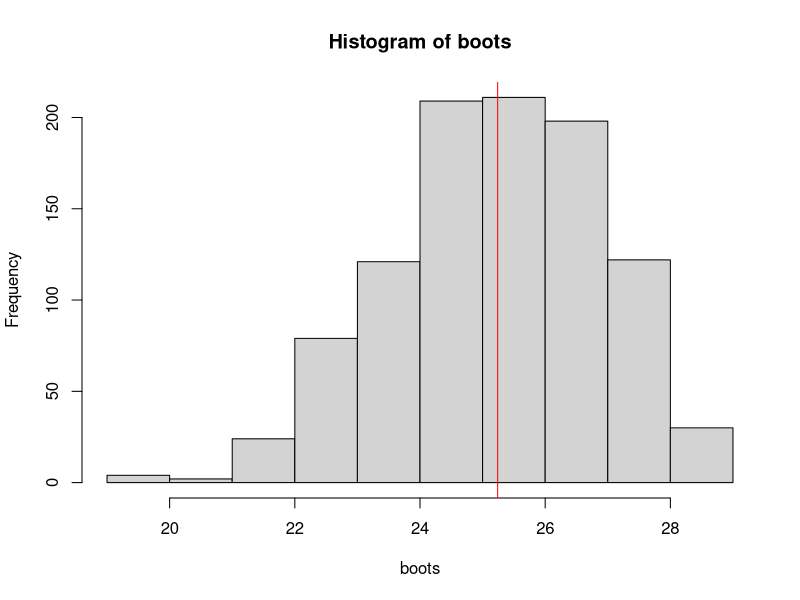
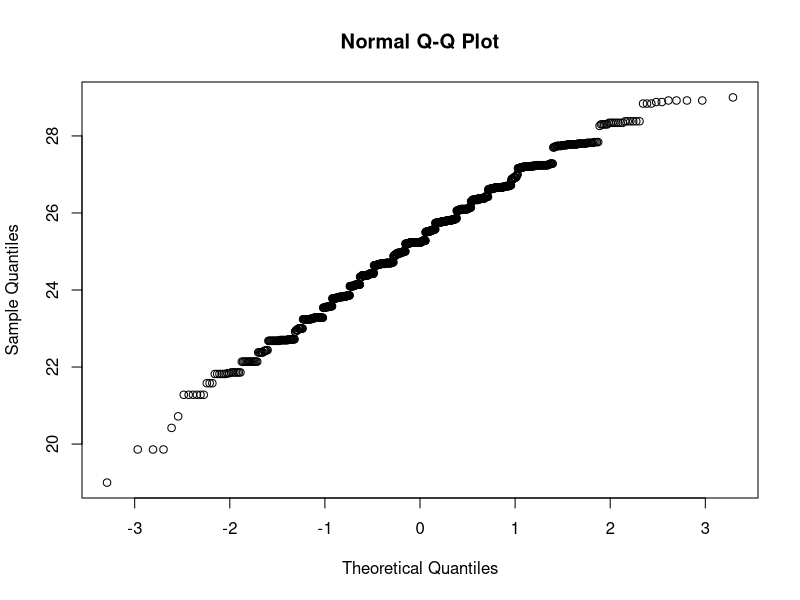

These figures' R source, in order:
# Main Idea of Statistics is that calculations from one sample erratic, predictable in long run
# multiple samples, come up with behavior
# observe over and over again, bootstrap built on this principle
# normally only one sample to work with
# pretends original sample is population, resample from original multiple times
# small sample sizes work well for boot strap

vec<- c(23.3, 26.1, 19.0, 28.8, 29.0)
# compute 95% CI for pop mean using just these numbers
# assumes normality, how to test normality? too small for any test
# LETS BOOTSTRAP!!!
# keep sample size of vector, from the vector with replacement
bootsample1 <- sample(vec, size=length(vec), replace=TRUE)
bootsample2 <- sample(vec, size=length(vec), replace=TRUE)
bootsample3 <- sample(vec, size=length(vec), replace=TRUE)

# lets build the sampling distribution of the sample mean out of our bootstrap samples
boots <- numeric(1000)
for(i in 1:1000){
  boots[i] <- mean(sample(vec, size=length(vec), replace=TRUE))
}
hist(boots)
abline(v=mean(boots), col='red')
qqnorm(boots)

